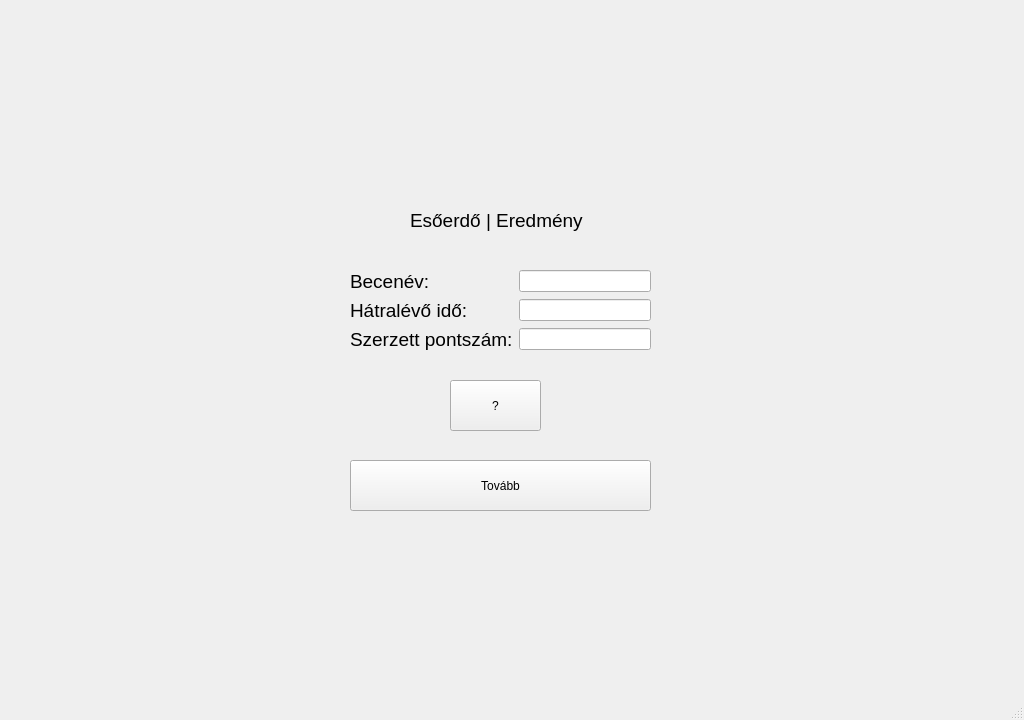
<?xml version="1.0" encoding="UTF-8"?>
<ui version="4.0">
 <class>ques5</class>
 <widget class="QMainWindow" name="ques5">
  <property name="geometry">
   <rect>
    <x>0</x>
    <y>0</y>
    <width>1024</width>
    <height>720</height>
   </rect>
  </property>
  <property name="windowTitle">
   <string>Játékos matematikai gyakorlóprogram</string>
  </property>
  <widget class="QWidget" name="centralwidget">
   <widget class="QLabel" name="label">
    <property name="geometry">
     <rect>
      <x>0</x>
      <y>-10</y>
      <width>1024</width>
      <height>720</height>
     </rect>
    </property>
    <property name="text">
     <string/>
    </property>
    <property name="pixmap">
     <pixmap>../szakdoga hátterek/Game_Background_38.jpg</pixmap>
    </property>
    <property name="scaledContents">
     <bool>true</bool>
    </property>
   </widget>
   <widget class="QWidget" name="formLayoutWidget">
    <property name="geometry">
     <rect>
      <x>350</x>
      <y>270</y>
      <width>301</width>
      <height>91</height>
     </rect>
    </property>
    <layout class="QFormLayout" name="formLayout">
     <item row="0" column="0">
      <widget class="QLabel" name="label_2">
       <property name="font">
        <font>
         <pointsize>14</pointsize>
        </font>
       </property>
       <property name="text">
        <string>Becenév: </string>
       </property>
      </widget>
     </item>
     <item row="1" column="0">
      <widget class="QLabel" name="label_3">
       <property name="font">
        <font>
         <pointsize>14</pointsize>
        </font>
       </property>
       <property name="text">
        <string>Hátralévő idő:</string>
       </property>
      </widget>
     </item>
     <item row="2" column="0">
      <widget class="QLabel" name="label_4">
       <property name="font">
        <font>
         <pointsize>14</pointsize>
        </font>
       </property>
       <property name="text">
        <string>Szerzett pontszám:</string>
       </property>
      </widget>
     </item>
     <item row="0" column="1">
      <widget class="QLineEdit" name="lineEdit"/>
     </item>
     <item row="1" column="1">
      <widget class="QLineEdit" name="lineEdit_2"/>
     </item>
     <item row="2" column="1">
      <widget class="QLineEdit" name="lineEdit_3"/>
     </item>
    </layout>
   </widget>
   <widget class="QLabel" name="label_5">
    <property name="geometry">
     <rect>
      <x>410</x>
      <y>200</y>
      <width>181</width>
      <height>41</height>
     </rect>
    </property>
    <property name="font">
     <font>
      <pointsize>14</pointsize>
     </font>
    </property>
    <property name="text">
     <string>Esőerdő | Eredmény</string>
    </property>
   </widget>
   <widget class="QPushButton" name="B1">
    <property name="geometry">
     <rect>
      <x>350</x>
      <y>460</y>
      <width>301</width>
      <height>51</height>
     </rect>
    </property>
    <property name="text">
     <string>Tovább</string>
    </property>
   </widget>
   <widget class="QPushButton" name="button">
    <property name="geometry">
     <rect>
      <x>450</x>
      <y>380</y>
      <width>91</width>
      <height>51</height>
     </rect>
    </property>
    <property name="text">
     <string>?</string>
    </property>
   </widget>
  </widget>
  <widget class="QMenuBar" name="menubar">
   <property name="geometry">
    <rect>
     <x>0</x>
     <y>0</y>
     <width>1024</width>
     <height>21</height>
    </rect>
   </property>
  </widget>
  <widget class="QStatusBar" name="statusbar"/>
 </widget>
 <resources/>
 <connections/>
</ui>
